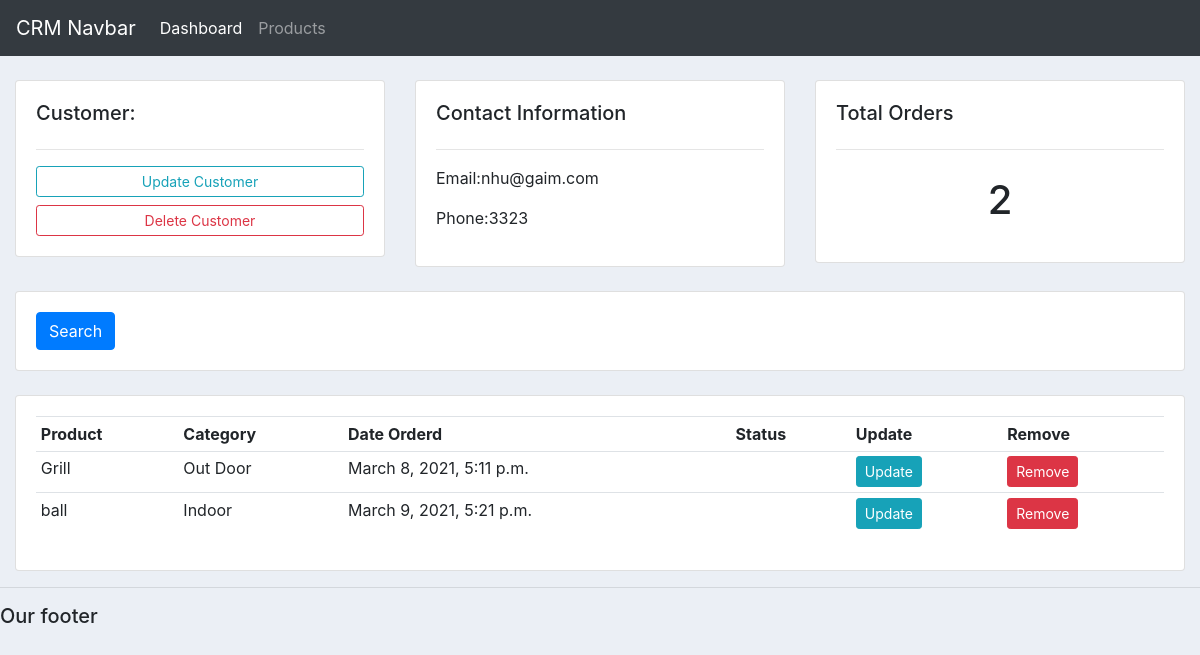
The app's page /customer/2/ with its own data.
### accounts/models.py (models this page shows, shortened)
class Customer(models.Model):
	name = models.CharField(max_length=200, null=True)
	phone = models.CharField(max_length=200, null=True)
	email = models.CharField(max_length=200, null=True)
	date_created = models.DateTimeField(auto_now_add=True, null=True)

class Order(models.Model):
	STATUS = (
			('Pending', 'Pending'),
			('Out for delivery', 'Out for delivery'),
			('Delivered', 'Delivered'),
			)
	customer = models.ForeignKey(Customer, null=True, on_delete= models.SET_NULL)
	product = models.ForeignKey(Product, null=True, on_delete= models.SET_NULL)
	date_created = models.DateTimeField(auto_now_add=True, null=True)
	status = models.CharField(max_length=200, null=True, choices=STATUS)

class Product(models.Model):
	CATEGORY = (
			('Indoor', 'Indoor'),
			('Out Door', 'Out Door'),
			)
	name = models.CharField(max_length=200, null=True)
	price = models.FloatField(null=True)
	category = models.CharField(max_length=200, null=True, choices=CATEGORY)
	description = models.CharField(max_length=200, null=True, blank=True)
	date_created = models.DateTimeField(auto_now_add=True, null=True)
	tags = models.ManyToManyField(Tag)
	def __str__(self):
		return self.name

### accounts/views.py (the view)
# urls.py: path('customer/<str:pk>/',views.customer,name = "customer"),
def customer(request,pk):
    customer = Customer.objects.get(id = pk)
    orders = customer.order_set.all()
    orders_count = orders.count()
    context = {'customer':customer,'orders':orders,'orders_count':orders_count}
    return render(request,'accounts/customer.html',context)

### accounts/templates/accounts/customer.html
{%  extends 'accounts/main.html' %}
{% block content %}
	<br>
<div class="row">
	<div class="col-md">
		<div class="card card-body">
			<h5>Customer:</h5>
			<hr>
			<a class="btn btn-outline-info  btn-sm btn-block" href="">Update Customer</a>
			<a class="btn btn-outline-danger  btn-sm btn-block" href="">Delete Customer</a>
		</div>
	</div>
	<div class="col-md">
		<div class="card card-body">
			<h5>Contact Information</h5>
			<hr>
			<p>Email:{{customer.email}} </p>
			<p>Phone:{{customer.phone}} </p>
		</div>
	</div>
	<div class="col-md">
		<div class="card card-body">
			<h5>Total Orders</h5>
			<hr>
			<h1 style="text-align: center;padding: 10px">{{orders_count}}</h1>
		</div>
	</div>
</div>
<br>
<div class="row">
	<div class="col">
		<div class="card card-body">
			<form method="get">
		    <button class="btn btn-primary" type="submit">Search</button>
		  </form>
		</div>
	</div>
</div>
<br>
<div class="row">
	<div class="col-md">
		<div class="card card-body">
			<table class="table table-sm">
				<tr>
					<th>Product</th>
					<th>Category</th>
					<th>Date Orderd</th>
					<th>Status</th>
					<th>Update</th>
					<th>Remove</th>
				</tr>
				{% for order in orders %}
				<tr>
					<td>{{order.product}}</td>
					<td>{{order.product.category}}</td>
					<td>{{order.date_created}}</td>
					<td>{{order.statue}}</td>
					<td><a class="btn btn-sm btn-info" href="">Update</a></td>
					<td><a class="btn btn-sm btn-danger " href="">Remove</a></td>
				</tr>
				{% endfor %}
			</table>
		</div>
	</div>
</div>
{% endblock %}

### static/css/main.css (style rules this page uses)
body { background-color: #ebeff5; }

### records on screen
Customer: email "nhu@gaim.com", phone "3323"
Order: product "Grill", product.category "Out Door", date_created "March 8, 2021, 5:11 p.m."
Order: product "ball", product.category "Indoor", date_created "March 9, 2021, 5:21 p.m."

### other values on screen
{{ orders_count }} "2"
